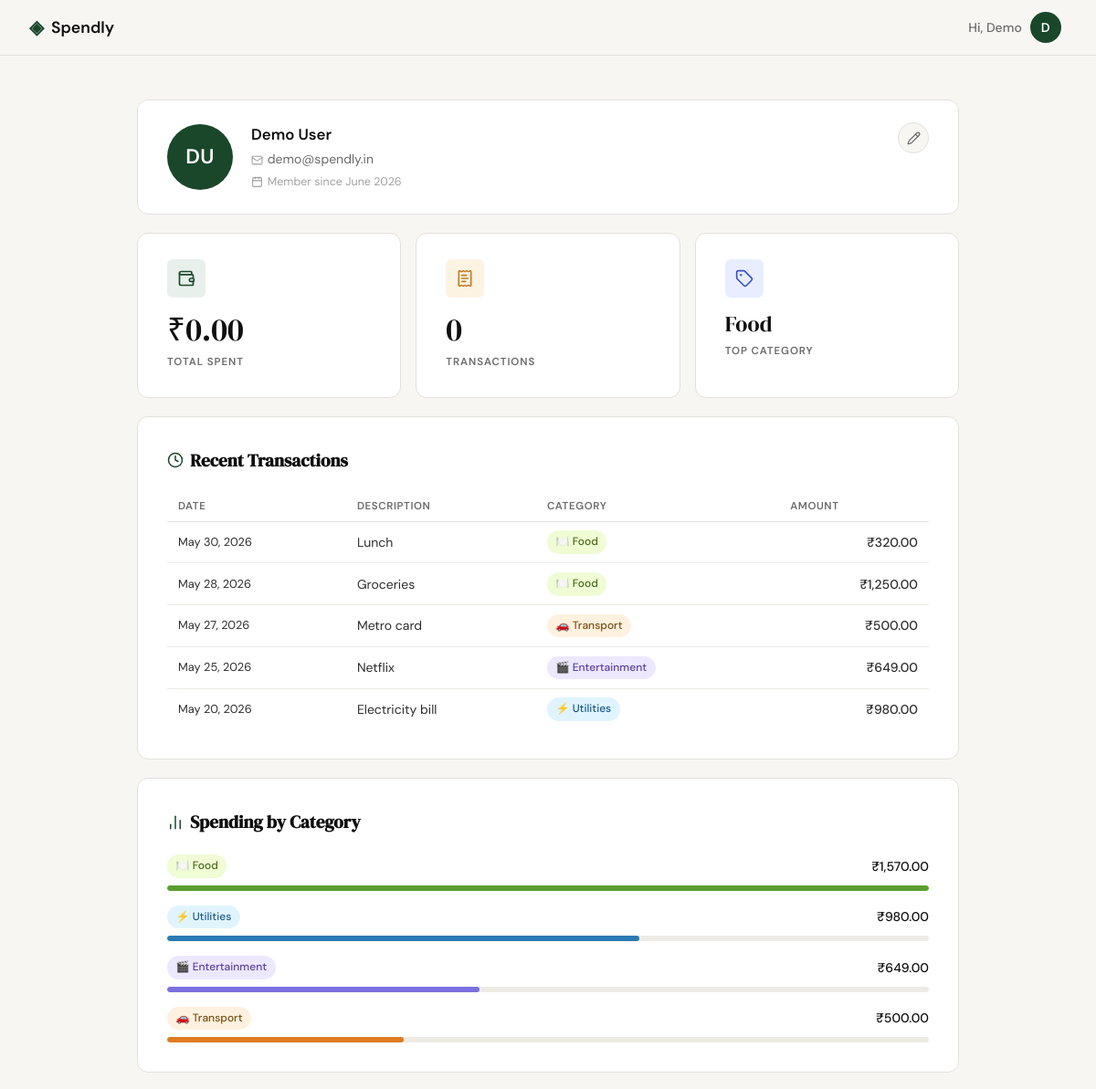
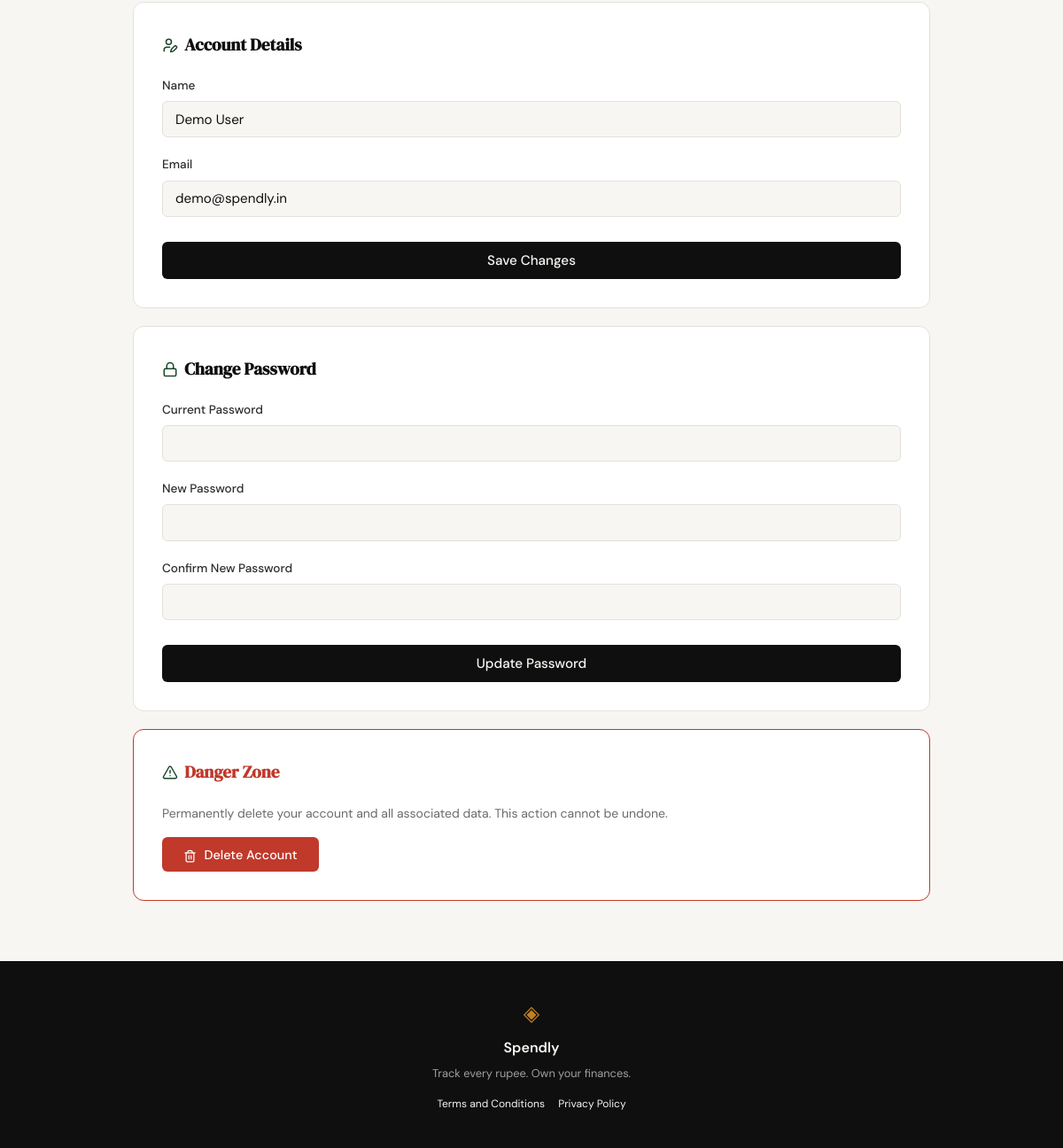
Screenshot of /profile (signed in) with the database file from the repository (2 pictures, top to bottom).
### tables this page shows
CREATE TABLE users (
            id       INTEGER PRIMARY KEY AUTOINCREMENT,
            name     TEXT    NOT NULL,
            email    TEXT    NOT NULL UNIQUE,
            password TEXT    NOT NULL,
            created_at DATETIME DEFAULT CURRENT_TIMESTAMP
        );

CREATE TABLE expenses (
            id          INTEGER PRIMARY KEY AUTOINCREMENT,
            user_id     INTEGER NOT NULL REFERENCES users(id) ON DELETE CASCADE,
            title       TEXT    NOT NULL,
            amount      REAL    NOT NULL,
            category    TEXT    NOT NULL,
            date        DATE    NOT NULL,
            notes       TEXT,
            created_at  DATETIME DEFAULT CURRENT_TIMESTAMP
        , payment_method TEXT);

### app.py (the view, shortened to what this page needs)
@app.route("/profile", methods=["GET", "POST"])
def profile():
    if not session.get("user_id"):
        return redirect(url_for("login"))
    user_id = session["user_id"]
    user          = get_user_by_id(user_id)
    pending_email = get_pending_email(user_id)
    try:
        member_since = datetime.strptime(user["created_at"][:10], "%Y-%m-%d").strftime("%B %Y")
    except Exception:
        member_since = ""
    monthly_total, expense_count = get_monthly_stats(user_id)
    recent_expenses  = get_recent_expenses(user_id)
    category_totals  = get_category_totals(user_id)
    top_category     = category_totals[0]["category"] if category_totals else "—"
    max_cat_total    = category_totals[0]["total"]    if category_totals else 1
    return render_template(
        "profile.html",
        user=user,
        member_since=member_since,
        pending_email=pending_email,
        monthly_total=monthly_total,
        expense_count=expense_count,
        top_category=top_category,
        recent_expenses=recent_expenses,
        category_totals=category_totals,
        max_cat_total=max_cat_total,
    )

### app.py (called while the page is built)
@app.template_filter("inr")
def inr_format(value):
    return "{:,.2f}".format(float(value))

@app.template_filter("friendly_date")
def friendly_date(date_str):
    try:
        return datetime.strptime(str(date_str)[:10], "%Y-%m-%d").strftime("%b %d, %Y")
    except Exception:
        return date_str

### database/db.py (called while the page is built)
def get_db():
    conn = sqlite3.connect(DB_PATH)
    conn.row_factory = sqlite3.Row
    conn.execute("PRAGMA foreign_keys = ON")
    return conn

def get_user_by_id(user_id):
    conn = get_db()
    user = conn.execute("SELECT * FROM users WHERE id = ?", (user_id,)).fetchone()
    conn.close()
    return user

def get_pending_email(user_id):
    conn = get_db()
    row = conn.execute(
        "SELECT new_email FROM email_confirmations WHERE user_id = ?", (user_id,)
    ).fetchone()
    conn.close()
    return row["new_email"] if row else None

def get_recent_expenses(user_id, limit=5):
    conn = get_db()
    rows = conn.execute(
        """SELECT title, amount, category, date
           FROM expenses WHERE user_id = ?
           ORDER BY date DESC LIMIT ?""",
        (user_id, limit),
    ).fetchall()
    conn.close()
    return [dict(r) for r in rows]

def get_category_totals(user_id):
    conn = get_db()
    rows = conn.execute(
        """SELECT category, SUM(amount) AS total
           FROM expenses WHERE user_id = ?
           GROUP BY category ORDER BY total DESC""",
        (user_id,),
    ).fetchall()
    conn.close()
    return [dict(r) for r in rows]

def get_monthly_stats(user_id):
    conn = get_db()
    row = conn.execute(
        """SELECT COALESCE(SUM(amount), 0) AS total, COUNT(*) AS count
           FROM expenses
           WHERE user_id = ?
             AND strftime('%Y-%m', date) = strftime('%Y-%m', 'now')""",
        (user_id,),
    ).fetchone()
    conn.close()
    return row["total"], row["count"]

### templates/profile.html (shortened to what this page needs)
{% extends "base.html" %}
{% set cat_icons = {
    'food':          '🍽️',
    'transport':     '🚗',
    'entertainment': '🎬',
    'health':        '💊',
    'utilities':     '⚡',
    'shopping':      '🛍️',
} %}
{% block content %}
<section class="profile-page">
    <div class="profile-wrap">
        {% set name_parts = user['name'].split() %}
        {% set initials = name_parts[0][0] ~ (name_parts[-1][0] if name_parts|length > 1 else '') %}
        <div class="profile-card user-info-card">
            <div class="user-info-row">
                <div class="profile-avatar">{{ initials.upper() }}</div>
                <div class="user-details">
                    <div class="user-full-name">{{ user['name'] }}</div>
                    <div class="user-email-display">
                        <i data-lucide="mail" class="inline-icon"></i>{{ user['email'] }}
                    </div>
                    {% if member_since %}
                    <div class="user-since">
                        <i data-lucide="calendar" class="inline-icon"></i>Member since {{ member_since }}
                    </div>
                    {% endif %}
                </div>
                <a href="#edit-profile" class="user-edit-btn" title="Edit profile">
                    <i data-lucide="pencil"></i>
                </a>
            </div>
        </div>
        <div class="stats-row">
            <div class="stat-card">
                <div class="stat-card-icon stat-icon-spend">
                    <i data-lucide="wallet"></i>
                </div>
                <div class="stat-card-value">₹{{ monthly_total | inr }}</div>
                <div class="stat-card-label">Total Spent</div>
            </div>
            <div class="stat-card">
                <div class="stat-card-icon stat-icon-count">
                    <i data-lucide="receipt-text"></i>
                </div>
                <div class="stat-card-value">{{ expense_count }}</div>
                <div class="stat-card-label">Transactions</div>
            </div>
            <div class="stat-card">
                <div class="stat-card-icon stat-icon-cat">
                    <i data-lucide="tag"></i>
                </div>
                <div class="stat-card-value stat-card-value-text">{{ top_category }}</div>
                <div class="stat-card-label">Top Category</div>
            </div>
        </div>
        <div class="profile-card">
            <h2 class="profile-card-title">
                <i data-lucide="clock" class="title-icon"></i> Recent Transactions
            </h2>
            {% if recent_expenses %}
            <table class="expense-table">
                <thead>
                    <tr>
                        <th>Date</th>
                        <th>Description</th>
                        <th>Category</th>
                        <th class="col-right">Amount</th>
                    </tr>
                </thead>
                <tbody>
                    {% for exp in recent_expenses %}
                    {% set cat_key = exp.category | lower | replace(' ', '-') %}
                    <tr>
                        <td class="exp-date">{{ exp.date | friendly_date }}</td>
                        <td>{{ exp.title }}</td>
                        <td>
                            <span class="cat-badge cat-{{ cat_key }}">
                                {{ cat_icons.get(exp.category | lower, '📦') }} {{ exp.category }}
                            </span>
                        </td>
                        <td class="exp-amount col-right">₹{{ exp.amount | inr }}</td>
                    </tr>
                    {% endfor %}
                </tbody>
            </table>
            {% else %}
            <p class="empty-state">
                <i data-lucide="inbox" class="empty-icon"></i><br>No expenses recorded yet.
            </p>
            {% endif %}
        </div>
        <div class="profile-card">
            <h2 class="profile-card-title">
                <i data-lucide="bar-chart-2" class="title-icon"></i> Spending by Category
            </h2>
            {% if category_totals %}
                {% for cat in category_totals %}
                {% set cat_key = cat.category | lower | replace(' ', '-') %}
                <div class="cat-row">
                    <div class="cat-row-header">
                        <span class="cat-badge cat-{{ cat_key }}">
                            {{ cat_icons.get(cat.category | lower, '📦') }} {{ cat.category }}
                        </span>
                        <span class="cat-total">₹{{ cat.total | inr }}</span>
                    </div>
                    <div class="cat-bar-track">
                        <div class="cat-bar-fill cat-bar-{{ cat_key }}" style="width: {{ (cat.total / max_cat_total * 100) | int }}%"></div>
                    </div>
                </div>
                {% endfor %}
            {% else %}
            <p class="empty-state">No spending data yet.</p>
            {% endif %}
        </div>
        <div class="profile-card" id="edit-profile">
            <h2 class="profile-card-title">
                <i data-lucide="user-pen" class="title-icon"></i> Account Details
            </h2>
            <form method="POST" action="{{ url_for('profile') }}">
                <div class="form-group">
                    <label for="name">Name</label>
                    <input type="text" id="name" name="name" class="form-input"
                           value="{{ user['name'] }}" required>
                </div>
                <div class="form-group">
                    <label for="email">Email</label>
                    <input type="email" id="email" name="email" class="form-input"
                           value="{{ user['email'] }}" required>
                </div>
                <button type="submit" class="btn-submit">Save Changes</button>
            </form>
        </div>
        <div class="profile-card">
            <h2 class="profile-card-title">
                <i data-lucide="lock" class="title-icon"></i> Change Password
            </h2>
            <form method="POST" action="{{ url_for('change_password') }}">
                <div class="form-group">
                    <label for="current_password">Current Password</label>
                    <input type="password" id="current_password" name="current_password"
                           class="form-input" required>
                </div>
                <div class="form-group">
                    <label for="new_password">New Password</label>
                    <input type="password" id="new_password" name="new_password"
                           class="form-input" required>
                </div>
                <div class="form-group">
                    <label for="confirm_new_password">Confirm New Password</label>
                    <input type="password" id="confirm_new_password" name="confirm_new_password"
                           class="form-input" required>
                </div>
                <button type="submit" class="btn-submit">Update Password</button>
            </form>
        </div>
        <div class="profile-card danger-card">
            <h2 class="profile-card-title danger-title">
                <i data-lucide="triangle-alert" class="title-icon"></i> Danger Zone
            </h2>
            <p class="danger-desc">
                Permanently delete your account and all associated data.
                This action cannot be undone.
            </p>
            <button type="button" class="btn-danger" id="show-delete-btn">
                <i data-lucide="trash-2" class="btn-icon"></i> Delete Account
            </button>
        </div>
    </div>
</section>
{% endblock %}

### rows the page displays
users: name "Demo User", email "demo@spendly.in"
expenses: date|friendly_date "May 30, 2026", title "Lunch", get "🍽️", category "Food", amount|inr "320.00"
expenses: date|friendly_date "May 28, 2026", title "Groceries", get "🍽️", category "Food", amount|inr "1,250.00"
expenses: date|friendly_date "May 27, 2026", title "Metro card", get "🚗", category "Transport", amount|inr "500.00", total|inr "500.00", {{ (cat.total / max_cat_total * 100) | int }} 31 (drawn)
expenses: date|friendly_date "May 25, 2026", title "Netflix", get "🎬", category "Entertainment", amount|inr "649.00", total|inr "649.00", {{ (cat.total / max_cat_total * 100) | int }} 41 (drawn)
expenses: date|friendly_date "May 20, 2026", title "Electricity bill", get "⚡", category "Utilities", amount|inr "980.00", total|inr "980.00", {{ (cat.total / max_cat_total * 100) | int }} 62 (drawn)

### other values shown
{{ session.get("user_name", "").split()[0] }} "Demo"
{{ session.get("user_name", "U")[0].upper() }} "D"
{{ initials.upper() }} "DU"
{{ member_since }} "June 2026"
{{ monthly_total | inr }} "0.00"
{{ expense_count }} "0"
{{ top_category }} "Food"
{{ cat_icons.get(cat.category | lower, '📦') }} "🍽️"
{{ cat.category }} "Food"
{{ cat.total | inr }} "1,570.00"
